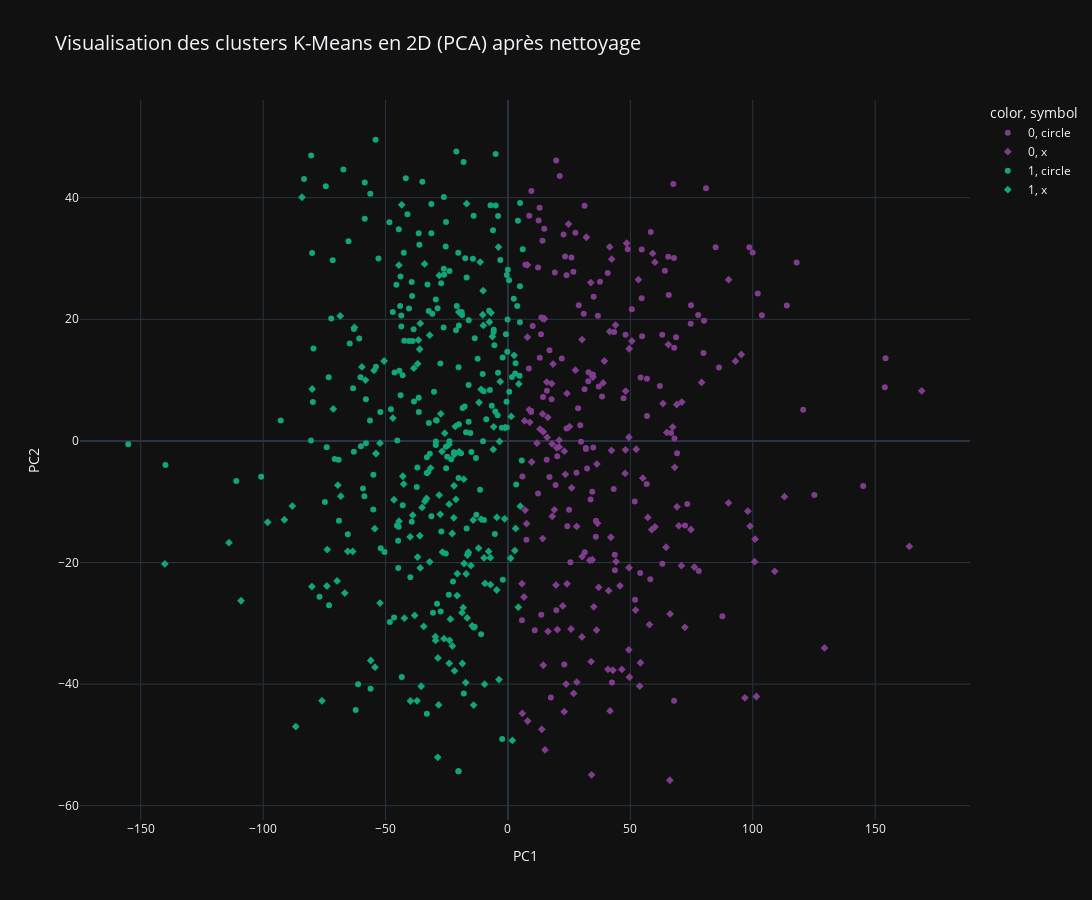

Here is the notebook cell this chart was saved with:
### Code cell
# Visualisation des clusters pour les données nettoyées en 2D
fig = px.scatter(
    df_pca_cleaned,
    x="PC1", y="PC2",
    color=df_pca_cleaned["Cluster"].astype(str),
    title="Visualisation des clusters K-Means en 2D (PCA) après nettoyage",
    template="plotly_dark",  # Thème sombre
    hover_data=["HeartDisease"],
    symbol=['circle' if hd == 0 else 'x' for hd in df_pca_cleaned['HeartDisease']],
    color_discrete_sequence=px.colors.qualitative.Bold
)
fig.update_layout(
    height=900,
    width=1300,
    title_font_size=20
)
fig.show()

### Figure 1 — Plotly figure (JSON) as saved in the notebook; plotly's stock layout.template omitted (floating-point values rounded to 4 significant figures; data arrays with more than 128 entries replaced by an {"elided": "..."} marker saying what was removed)
{"data": [{"customdata": {"elided": "131x1 int values"}, "hovertemplate": "color=0<br>symbol=circle<br>PC1=%{x}<br>PC2=%{y}<br>HeartDisease=%{customdata[0]}<extra></extra>", "legendgroup": "0, circle", "marker": {"color": "rgb(127, 60, 141)", "symbol": "circle"}, "mode": "markers", "name": "0, circle", "orientation": "v", "showlegend": true, "x": {"elided": "131 float values"}, "xaxis": "x", "y": {"elided": "131 float values"}, "yaxis": "y", "type": "scatter"}, {"customdata": {"elided": "135x1 int values"}, "hovertemplate": "color=0<br>symbol=x<br>PC1=%{x}<br>PC2=%{y}<br>HeartDisease=%{customdata[0]}<extra></extra>", "legendgroup": "0, x", "marker": {"color": "rgb(127, 60, 141)", "symbol": "diamond"}, "mode": "markers", "name": "0, x", "orientation": "v", "showlegend": true, "x": {"elided": "135 float values"}, "xaxis": "x", "y": {"elided": "135 float values"}, "yaxis": "y", "type": "scatter"}, {"customdata": {"elided": "217x1 int values"}, "hovertemplate": "color=1<br>symbol=circle<br>PC1=%{x}<br>PC2=%{y}<br>HeartDisease=%{customdata[0]}<extra></extra>", "legendgroup": "1, circle", "marker": {"color": "rgb(17, 165, 121)", "symbol": "circle"}, "mode": "markers", "name": "1, circle", "orientation": "v", "showlegend": true, "x": {"elided": "217 float values"}, "xaxis": "x", "y": {"elided": "217 float values"}, "yaxis": "y", "type": "scatter"}, {"customdata": {"elided": "145x1 int values"}, "hovertemplate": "color=1<br>symbol=x<br>PC1=%{x}<br>PC2=%{y}<br>HeartDisease=%{customdata[0]}<extra></extra>", "legendgroup": "1, x", "marker": {"color": "rgb(17, 165, 121)", "symbol": "diamond"}, "mode": "markers", "name": "1, x", "orientation": "v", "showlegend": true, "x": {"elided": "145 float values"}, "xaxis": "x", "y": {"elided": "145 float values"}, "yaxis": "y", "type": "scatter"}], "layout": {"xaxis": {"anchor": "y", "domain": [0.0, 1.0], "title": {"text": "PC1"}}, "yaxis": {"anchor": "x", "domain": [0.0, 1.0], "title": {"text": "PC2"}}, "legend": {"title": {"text": "color, symbol"}, "tracegroupgap": 0}, "title": {"text": "Visualisation des clusters K-Means en 2D (PCA) après nettoyage", "font": {"size": 20}}, "height": 900, "width": 1300}}
